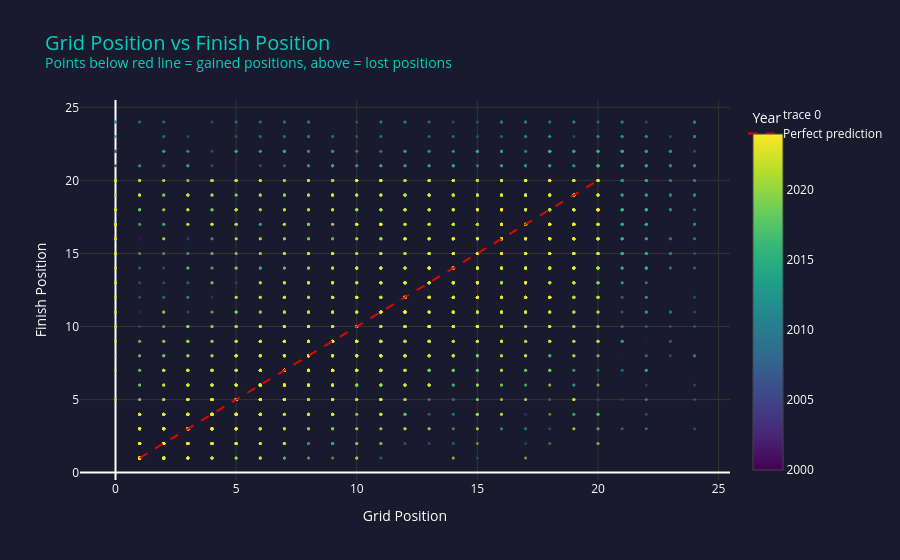

The notebook cell this image was saved under:
### Markdown cell above
## 6.3 Grid Position vs Finish Position

This is the most important relationship in our project!
- Does starting position determine finishing position?
- Where do upsets happen?
- Strong correlation = grid is a powerful feature

### Code cell
fig = go.Figure()

fig.add_trace(go.Scatter(
    x=df['grid'],
    y=df['positionOrder'],
    mode='markers',
    marker=dict(
        color=df['year'],
        colorscale='Viridis',
        showscale=True,
        colorbar=dict(title='Year'),
        size=3,
        opacity=0.5
    ),
    text=df['code'],
    hovertemplate='<b>%{text}</b><br>Grid: %{x}<br>Finish: %{y}<extra></extra>'
))

# Diagonal line — perfect prediction line
fig.add_trace(go.Scatter(
    x=list(range(1, 21)),
    y=list(range(1, 21)),
    mode='lines',
    line=dict(color='#e10600', width=2, dash='dash'),
    name='Perfect prediction'
))

fig.update_layout(
    title='Grid Position vs Finish Position<br><sup>Points below red line = gained positions, above = lost positions</sup>',
    paper_bgcolor='#1a1a2e',
    plot_bgcolor='#1a1a2e',
    font=dict(color='white'),
    title_font=dict(color='#00D2BE', size=20),
    xaxis_title='Grid Position',
    yaxis_title='Finish Position',
    xaxis=dict(gridcolor='#333333'),
    yaxis=dict(gridcolor='#333333'),
)
fig.show()

# Correlation check
corr = df['grid'].corr(df['positionOrder'])
print(f"Correlation between Grid and Finish: {corr:.3f}")
print("0 = no relation, 1 = perfect relation")

### Figure 1 — Plotly figure (JSON) as saved in the notebook; plotly's stock layout.template omitted (floating-point values rounded to 4 significant figures; data arrays with more than 128 entries replaced by an {"elided": "..."} marker saying what was removed)
{"data": [{"hovertemplate": "<b>%{text}</b><br>Grid: %{x}<br>Finish: %{y}<extra></extra>", "marker": {"color": {"elided": "10079 int values"}, "colorbar": {"title": {"text": "Year"}}, "colorscale": [[0, "#440154"], [0.1111, "#482878"], [0.2222, "#3e4989"], [0.3333, "#31688e"], [0.4444, "#26828e"], [0.5556, "#1f9e89"], [0.6667, "#35b779"], [0.7778, "#6ece58"], [0.8889, "#b5de2b"], [1, "#fde725"]], "opacity": 0.5, "showscale": true, "size": 3}, "mode": "markers", "text": {"elided": "10079 str values"}, "type": "scatter", "x": {"elided": "10079 int values"}, "y": {"elided": "10079 int values"}}, {"line": {"color": "#e10600", "dash": "dash", "width": 2}, "mode": "lines", "name": "Perfect prediction", "type": "scatter", "x": [1, 2, 3, 4, 5, 6, 7, 8, 9, 10, 11, 12, 13, 14, 15, 16, 17, 18, 19, 20], "y": [1, 2, 3, 4, 5, 6, 7, 8, 9, 10, 11, 12, 13, 14, 15, 16, 17, 18, 19, 20]}], "layout": {"font": {"color": "white"}, "paper_bgcolor": "#1a1a2e", "plot_bgcolor": "#1a1a2e", "title": {"font": {"color": "#00D2BE", "size": 20}, "text": "Grid Position vs Finish Position<br><sup>Points below red line = gained positions, above = lost positions</sup>"}, "xaxis": {"gridcolor": "#333333", "title": {"text": "Grid Position"}}, "yaxis": {"gridcolor": "#333333", "title": {"text": "Finish Position"}}}}
